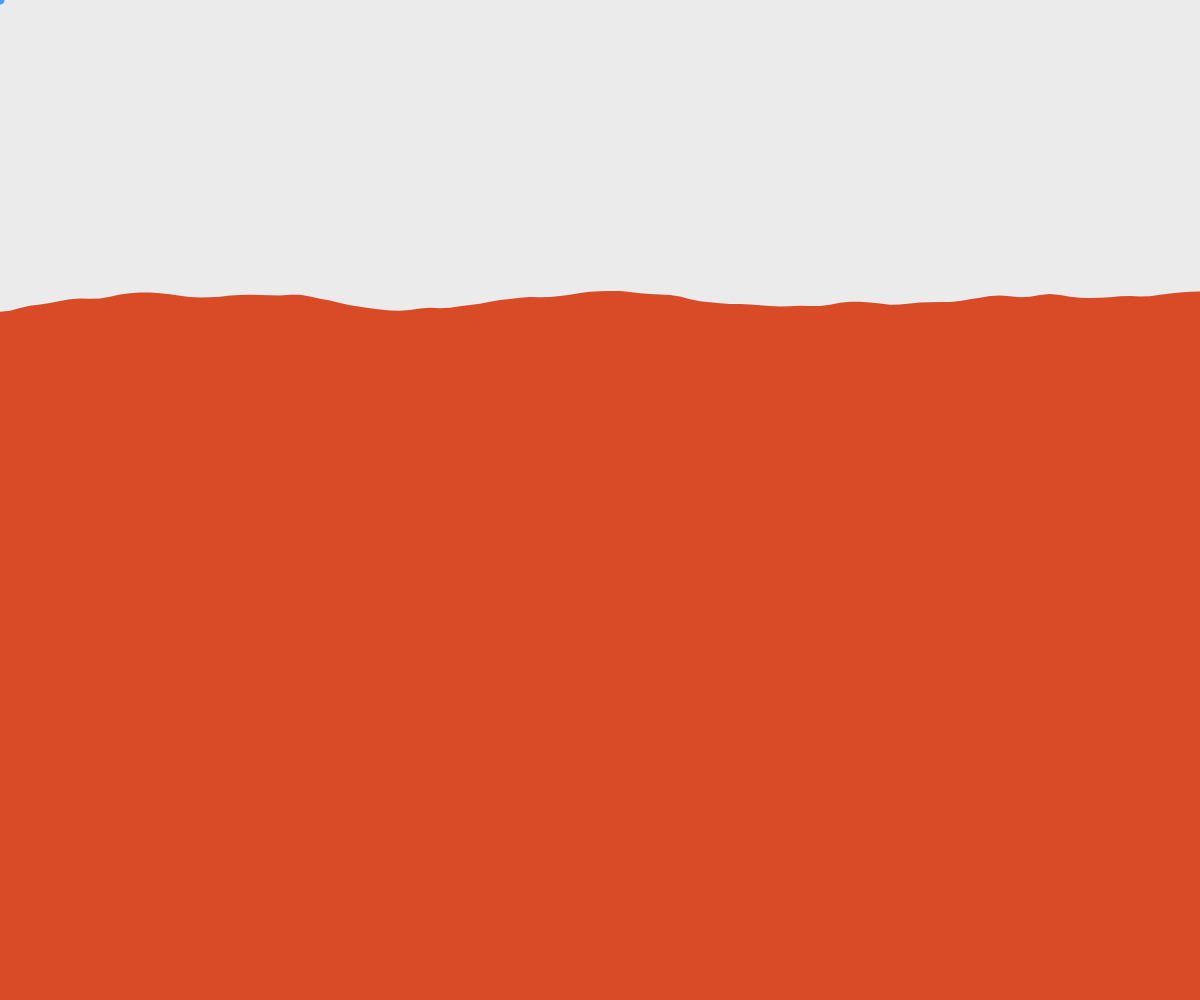
Frame 1 (no input)
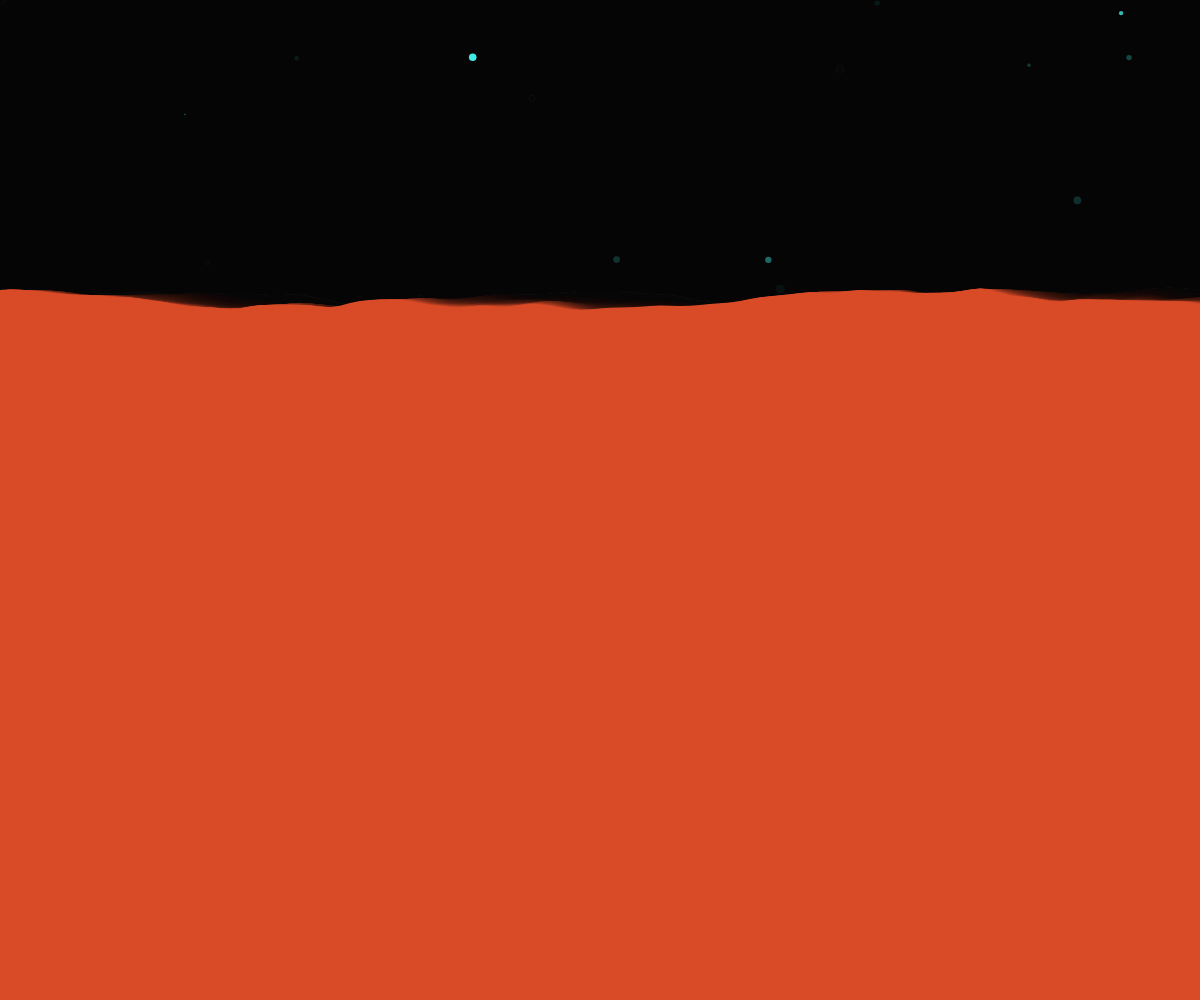
Frame 60 (no input)
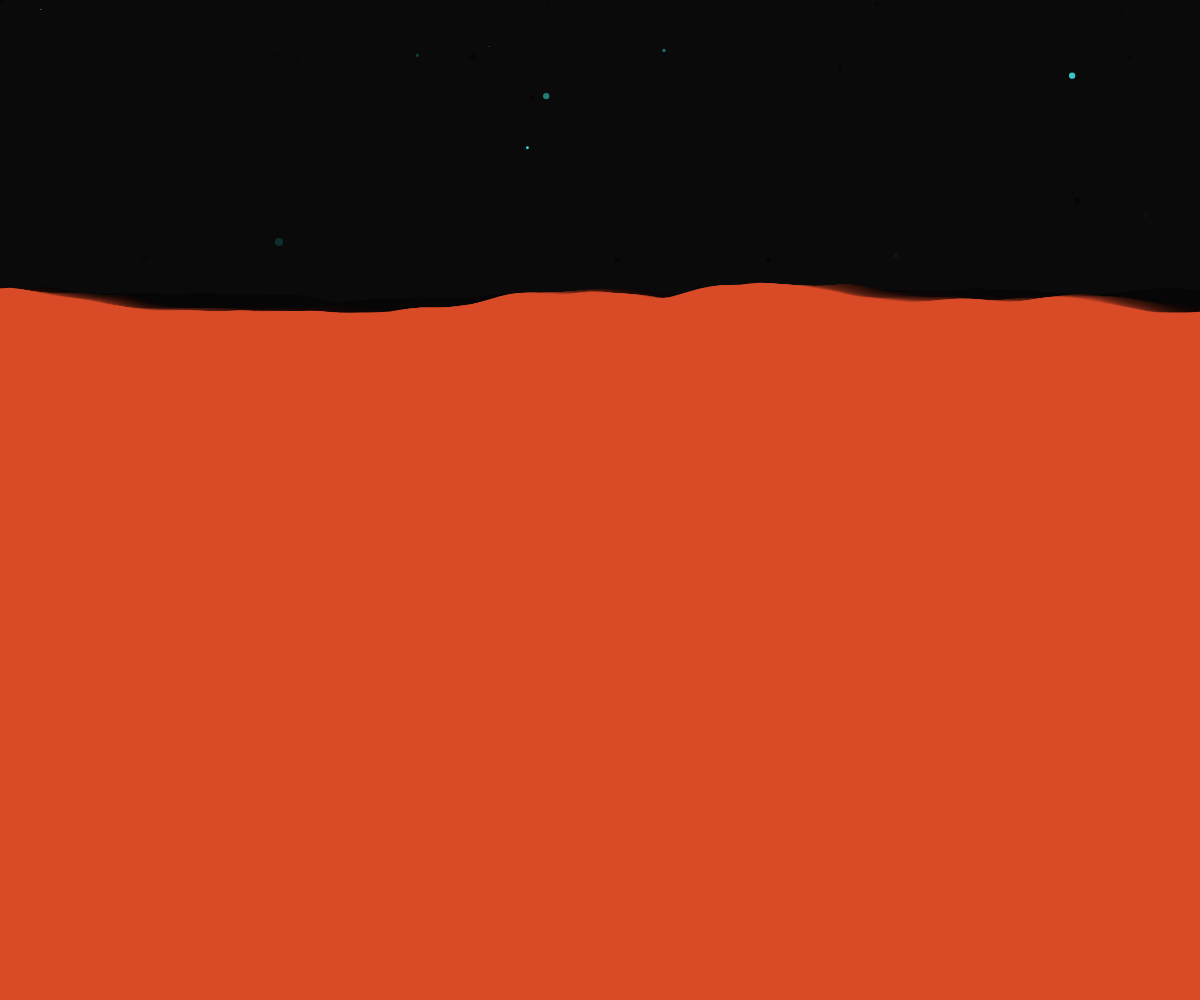
Frame 120 (the mouse pressed at the canvas centre since frame 60)

The p5.js sketch that drew these frames (run headless with seeded random() and noise() and a simulated clock; from frame 60 on, the mouse is pressed at the canvas centre):

// p5.js sketch
// ── sketch.js
var star;
var yoff = 0.0;

function setup() {
  createCanvas(windowWidth, windowHeight);

  star = { //star element to define behavior of shooting star
  starX : mouseX,
  starY : mouseY,
  size : random(2,12)
}

}

function draw() {
  fr = map (mouseY,0,windowHeight,48,6); //map the height of the canvas
  frameRate(fr) //decrease frame rate (stop motion) according to mouse
  //print (fr);
	ellipseMode(CENTER); //Draw stars in the canvas
  fill(72,255,250);
	strokeWeight(0);

  var sky = { //Sky element to define the behavior of the stars
  locationX : random(width),
  locationY : random(height),
  size : random(1,8)
}
  //Draw blinking blue stars
  ellipse(sky.locationX, sky.locationY, sky.size, sky.size); //draw random   sized stars
  background(0,0,0,20); //draw a semi-transparent background to fade stars

  //Draw shooting star
  ellipseMode(CENTER);
  fill(74,156,255);
	strokeWeight(0);
  ellipse(star.starX, star.starY, star.size, star.size);
  star.starX = star.starX+1; //Move shoouting star
  star.starY = star.starY-1;
  star.size = star.size - 0.02 //Decreases the size of shooting star

  //desert
  fill(217, 74, 39);
  beginShape();
  var xoff = yoff;
  for (var x = 0; x <= width; x += 10) {
    var y = map(noise(xoff, yoff), 0, 1, 275, 330);
    vertex(x, y);
    xoff += 0.05;
  }
  yoff += 0.01;
  vertex(width, height);
  vertex(0, height);
  endShape(CLOSE);

}

function mousePressed() {
  //frameRate(fr) //decrease frame rate (stop motion)
  background(255,255,255,30); //shut the star

  star = {
  starX : mouseX,
  starY : mouseY,
  size : random(1,10)
}

}
